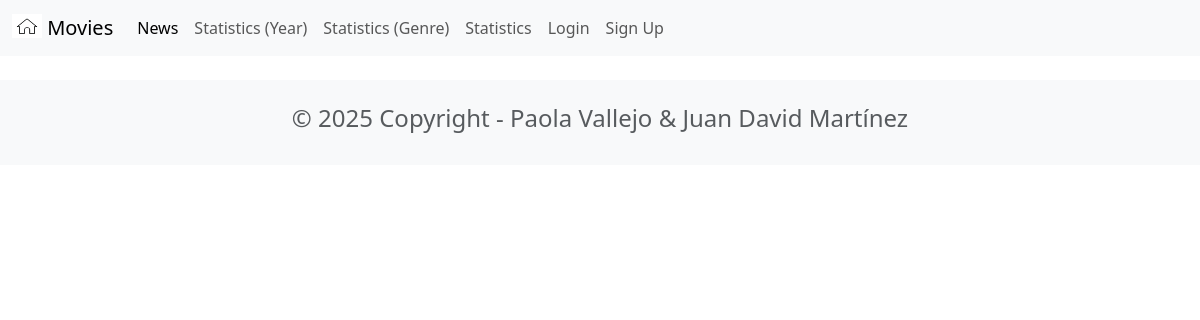
The page /news/ on the database as committed earlier.
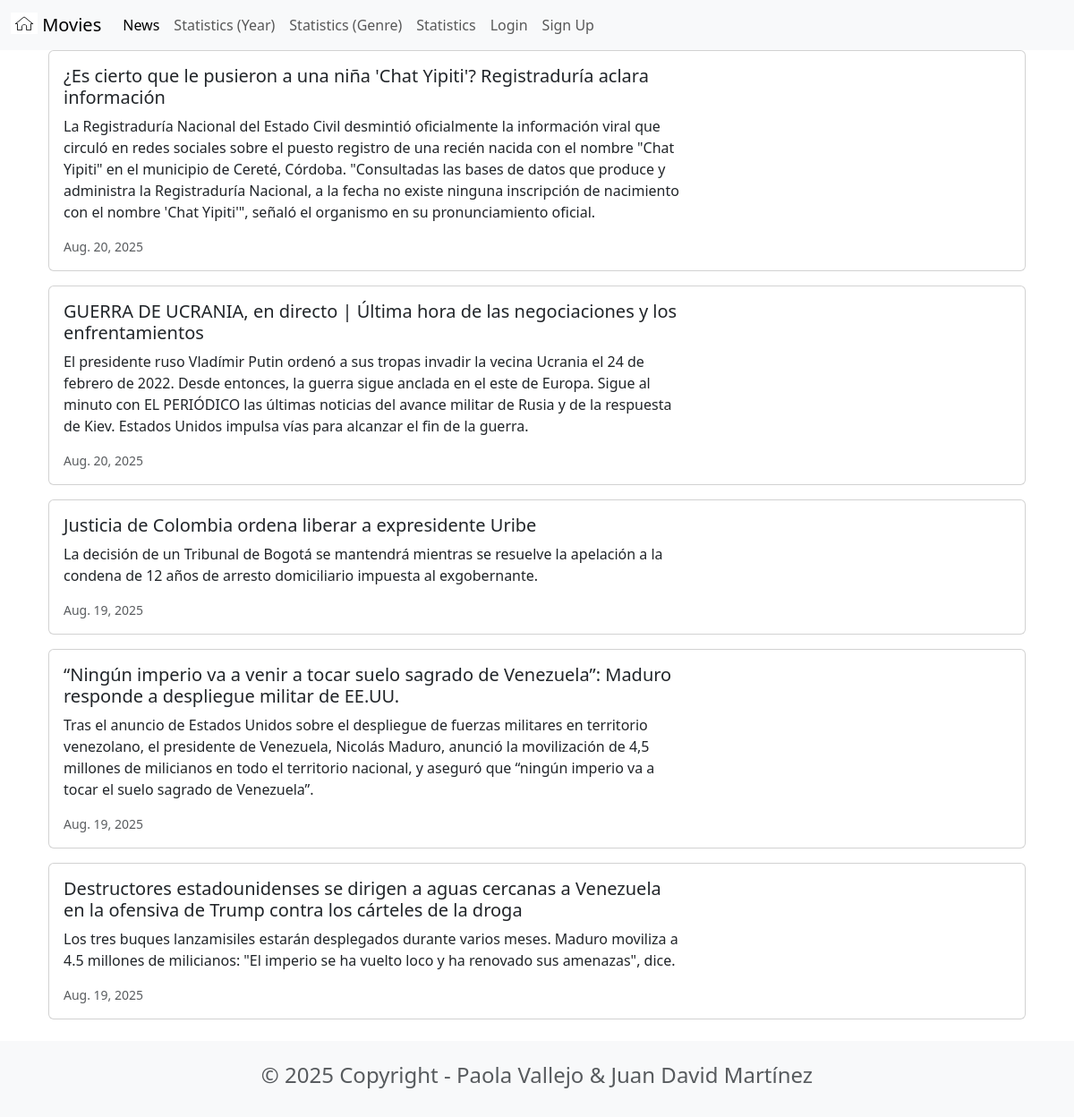
The same page on the database as committed later.
### news/models.py (models this page shows, shortened)
class News (models.Model):
    headline = models.CharField(max_length=200)
    body = models.TextField()
    date = models.DateField()

### news/views.py (the view)
# urls.py: path('news/', include('news.urls')),
def news(request):
    newss = News.objects.all().order_by('-date')
    return render(request, 'news.html', {'newss': newss})

### news/templates/news.html (shortened to what this page needs)
<head>
        <link href="https://cdn.jsdelivr.net/npm/bootstrap@5.3.7/dist/css/bootstrap.min.css" rel="stylesheet">
</head>
{% extends 'base.html' %}
{% block content %}
<div class="container">
    {% for news in newss %}
    <div class="card mb-3">
        <div class="row g-0">
            <div class="col-md-8">
                <div class="card-body">
                    <h5 class="card-title">{{ news.headline }}</h5>
                    <p class="card-text">{{ news.body }}</p>
                    <p class="card-text"><small class="text-muted">{{ news.date }}</small></p>
                </div>
            </div>
        </div>
    </div>
    {% endfor %}
</div>
{% endblock content %}

### moviereviews/templates/base.html (shortened to what this page needs)
<head>
    <link href="https://cdn.jsdelivr.net/npm/bootstrap@5.3.7/dist/css/bootstrap.min.css" rel="stylesheet">
</head>
<nav class="navbar navbar-expand-lg bg-body-tertiary">
    <div class="container-fluid">
        <a class="navbar-brand" href="{% url 'home' %}">
            {% load static %}
            <img src="{% static 'images/home.png' %}" alt="" width="30" height="24" class="d-inline-block align-text-top" />
            Movies</a>
        <div class="collapse navbar-collapse" id="navbarSupportedContent">
            <ul class="navbar-nav me-auto mb-2 mb-lg-0">
                <li class="nav-item">
                    <a class="nav-link active" aria-current="page" href="{% url 'news' %}">News</a>
                </li>
                <li class="nav-item">
                    <a class="nav-link" href="{% url 'statistics_year' %}">Statistics (Year)</a>
                </li>
                <li class="nav-item">
                    <a class="nav-link" href="{% url 'statistics_genre' %}">Statistics (Genre)</a>
                </li>
                <li class="nav-item">
                    <a class="nav-link" href="{% url 'statistics' %}">Statistics</a>
                </li>
                <li class="nav-item">
                    <a class="nav-link" href="#">Login</a>
                </li>
                <li class="nav-item">
                    <a class="nav-link" href="#">Sign Up</a>
                </li>
            </ul>
        </div>
    </div>
</nav>
<div class="container">
    {% block content %}
    {% endblock content %}
</div>
<footer class="text-center text-lg-start bg-light text-muted mt-4">
    <div class="container">
        <div class="row">
            <div class="text-center p-4">
                <h4>© 2025 Copyright - Paola Vallejo & Juan David Martínez</h4>
            </div>
        </div>
    </div>
</footer>

Rows that differ between the two databases and show on the page:
added News: headline "¿Es cierto que le pusieron a una niña 'Chat Yipiti'? Registraduría aclara información", body "La Registraduría Nacional del Estado Civil desmintió oficialmente la información viral que circuló en redes sociales sobre el puesto registro de una recién nacida con el nombre \"Chat Yipiti\" en el municipio de Cereté, Córdoba. \"Consultadas las bases de datos que produce y administra la Registraduría Nacional, a la fecha no existe ninguna inscripción de nacimiento con el nombre 'Chat Yipiti'\", señaló el organismo en su pronunciamiento oficial.", date "Aug. 20, 2025"
added News: headline "GUERRA DE UCRANIA, en directo | Última hora de las negociaciones y los enfrentamientos", body "El presidente ruso Vladímir Putin ordenó a sus tropas invadir la vecina Ucrania el 24 de febrero de 2022. Desde entonces, la guerra sigue anclada en el este de Europa. Sigue al minuto con EL PERIÓDICO las últimas noticias del avance militar de Rusia y de la respuesta de Kiev. Estados Unidos impulsa vías para alcanzar el fin de la guerra.", date "Aug. 20, 2025"
added News: headline "Justicia de Colombia ordena liberar a expresidente Uribe", body "La decisión de un Tribunal de Bogotá se mantendrá mientras se resuelve la apelación a la condena de 12 años de arresto domiciliario impuesta al exgobernante.", date "Aug. 19, 2025"
added News: headline "“Ningún imperio va a venir a tocar suelo sagrado de Venezuela”: Maduro responde a despliegue militar de EE.UU.", body "Tras el anuncio de Estados Unidos sobre el despliegue de fuerzas militares en territorio venezolano, el presidente de Venezuela, Nicolás Maduro, anunció la movilización de 4,5 millones de milicianos en todo el territorio nacional, y aseguró que “ningún imperio va a tocar el suelo sagrado de Venezuela”.", date "Aug. 19, 2025"
added News: headline "Destructores estadounidenses se dirigen a aguas cercanas a Venezuela en la ofensiva de Trump contra los cárteles de la droga", body "Los tres buques lanzamisiles estarán desplegados durante varios meses. Maduro moviliza a 4.5 millones de milicianos: \"El imperio se ha vuelto loco y ha renovado sus amenazas\", dice.", date "Aug. 19, 2025"
